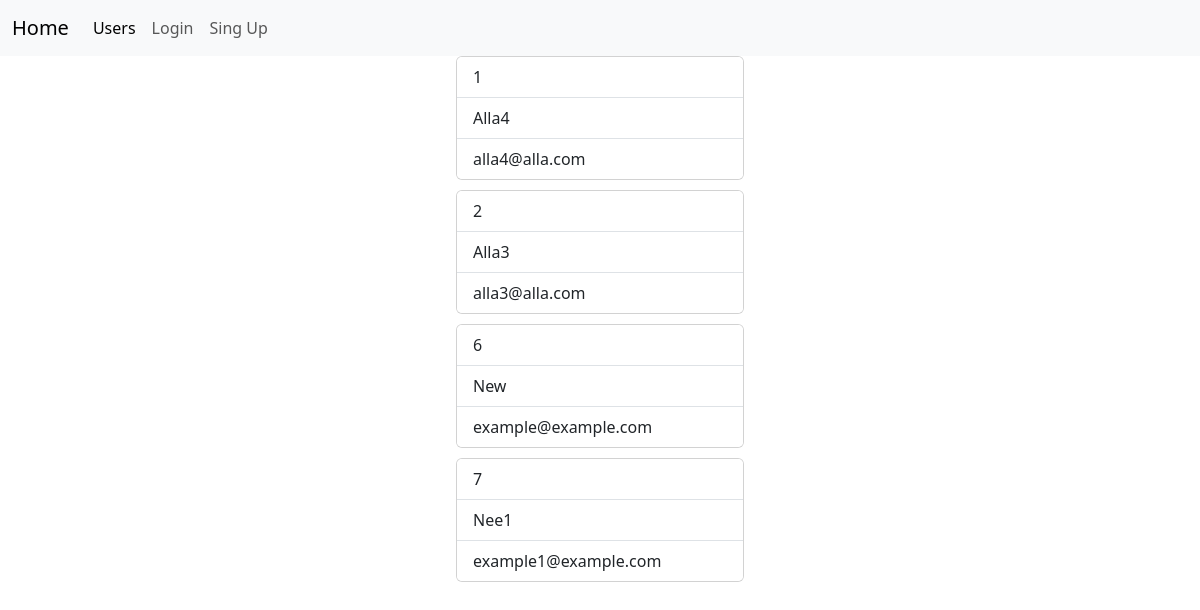
Before: /users/list/ with the older database file.
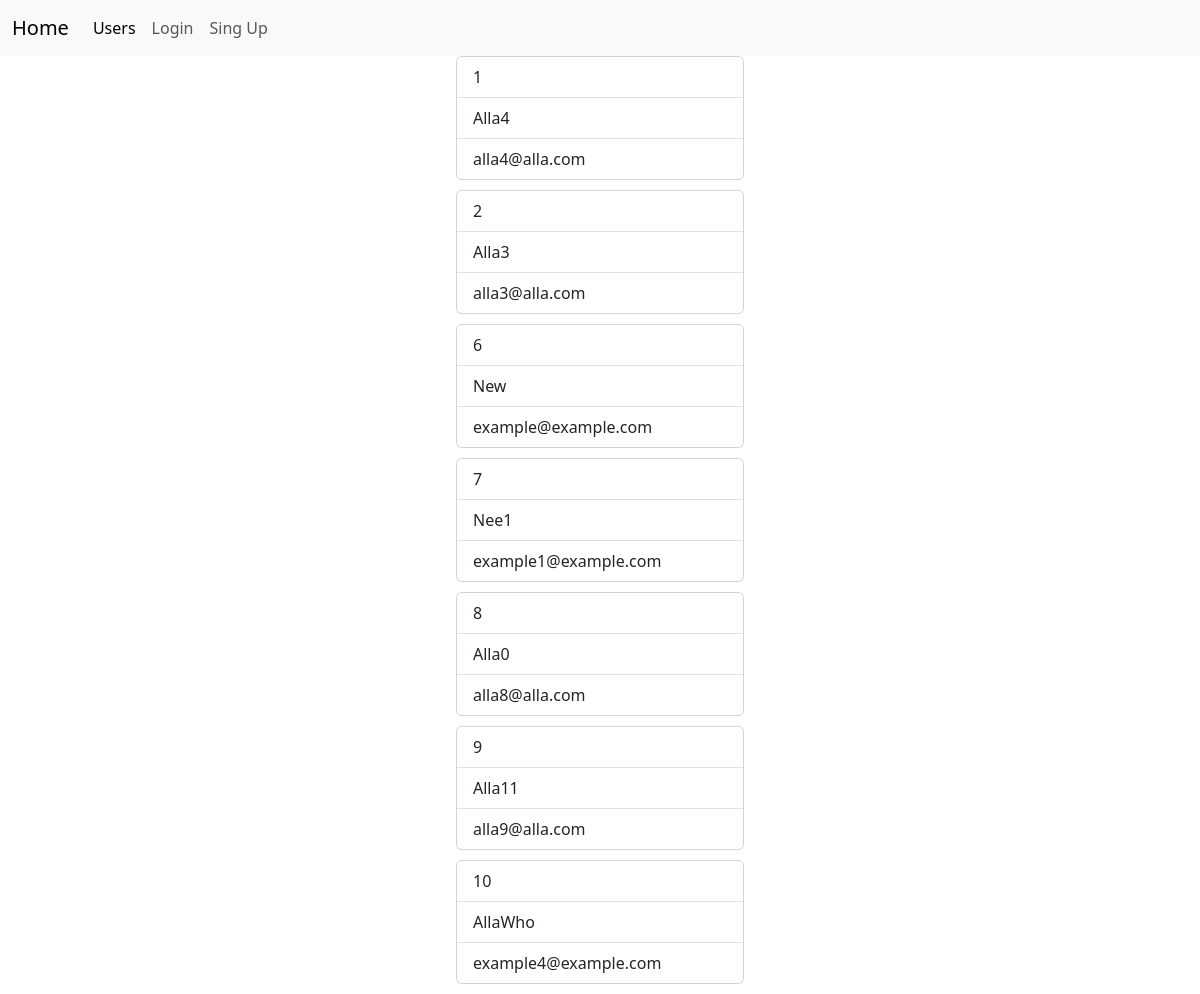
After: the same page with the newer database file.
### users/models.py (models this page shows)
class User(AbstractBaseUser, PermissionsMixin):
    name = models.CharField(max_length=30, verbose_name="User's name")
    email = models.EmailField(unique=True)
    last_login = None  # Disable last_login field.
    objects = UserManager()
    USERNAME_FIELD = 'email'
    REQUIRED_FIELDS = ['name']

### users/views.py (the view)
# urls.py: path('list/', UserListView.as_view(), name='list_t_users'),
class UserListView(ListView):
    template_name = 'users/user_list.html'
    model = User
    context_object_name = 'users'

### templates/users/user_list.html (shortened to what this page needs)
{% extends 'base.html' %}
{% block content %}
    <div class="d-flex align-items-center justify-content-center flex-column">
        {% for user in users %}
                <div onclick='location.href="{% url 'post_list_template' user.id %}";'
                     class="card" style="width: 18rem; margin-bottom: 10px;">
                    <ul class="list-group list-group-flush">
                        <li class="list-group-item">{{ user.id }}</li>
                        <li class="list-group-item">{{ user.name }}</li>
                        <li class="list-group-item">{{ user.email }}</li>
                    </ul>
                </div>
        {% endfor %}
    </div>
{% endblock %}

Changed rows visible on the page:
added User: id "8", name "Alla0", email "alla8@alla.com"
added User: id "9", name "Alla11", email "alla9@alla.com"
added User: id "10", name "AllaWho", email "example4@example.com"
